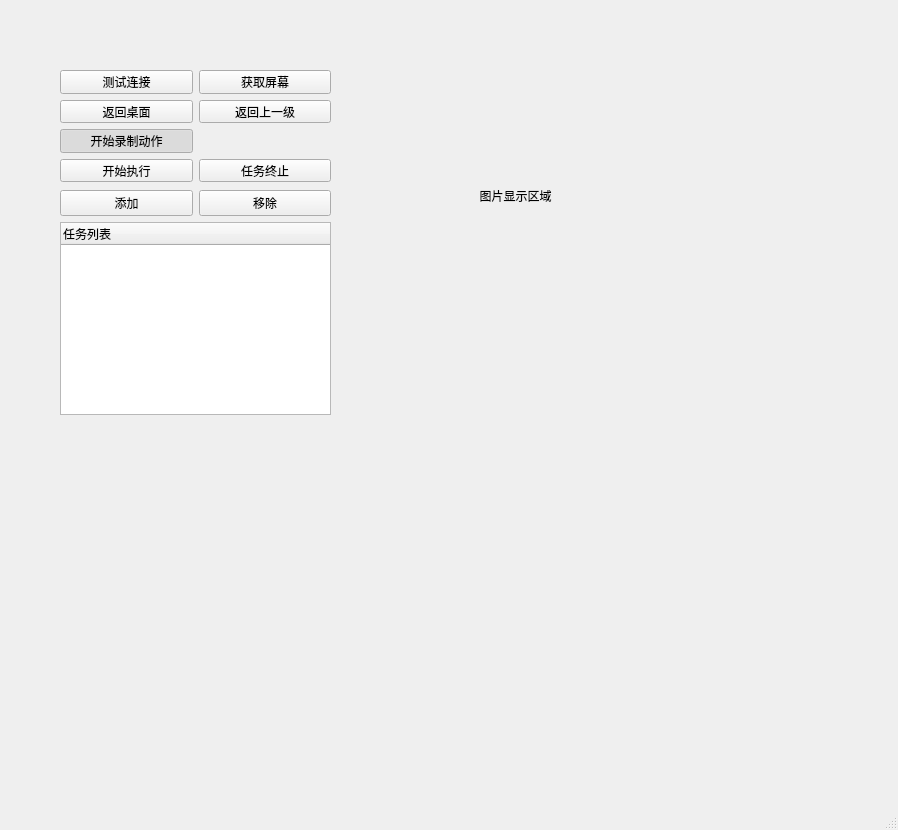
<?xml version="1.0" encoding="UTF-8"?>
<ui version="4.0">
 <class>Form</class>
 <widget class="QMainWindow" name="Form">
  <property name="geometry">
   <rect>
    <x>0</x>
    <y>0</y>
    <width>898</width>
    <height>830</height>
   </rect>
  </property>
  <property name="windowTitle">
   <string>auto_mobile</string>
  </property>
  <widget class="QWidget" name="centralwidget">
   <widget class="ImageLabel" name="screenLabel">
    <property name="geometry">
     <rect>
      <x>420</x>
      <y>10</y>
      <width>191</width>
      <height>371</height>
     </rect>
    </property>
    <property name="text">
     <string>图片显示区域</string>
    </property>
    <property name="alignment">
     <set>Qt::AlignCenter</set>
    </property>
   </widget>
   <widget class="QWidget" name="actionLoadWidget" native="true">
    <property name="geometry">
     <rect>
      <x>50</x>
      <y>180</y>
      <width>291</width>
      <height>251</height>
     </rect>
    </property>
    <widget class="QWidget" name="">
     <property name="geometry">
      <rect>
       <x>10</x>
       <y>10</y>
       <width>271</width>
       <height>225</height>
      </rect>
     </property>
     <layout class="QVBoxLayout" name="verticalLayout">
      <item>
       <layout class="QHBoxLayout" name="horizontalLayout">
        <item>
         <widget class="QPushButton" name="fileAddPushButton">
          <property name="text">
           <string>添加</string>
          </property>
         </widget>
        </item>
        <item>
         <widget class="QPushButton" name="fileRemovePushButton">
          <property name="text">
           <string>移除</string>
          </property>
         </widget>
        </item>
       </layout>
      </item>
      <item>
       <widget class="QTreeWidget" name="taskTreeWidget">
        <column>
         <property name="text">
          <string>任务列表</string>
         </property>
        </column>
        <column>
         <property name="text">
          <string/>
         </property>
        </column>
       </widget>
      </item>
     </layout>
    </widget>
   </widget>
   <widget class="QWidget" name="">
    <property name="geometry">
     <rect>
      <x>60</x>
      <y>70</y>
      <width>271</width>
      <height>112</height>
     </rect>
    </property>
    <layout class="QGridLayout" name="gridLayout">
     <item row="0" column="0">
      <widget class="QPushButton" name="adbTestPushButton">
       <property name="text">
        <string>测试连接</string>
       </property>
      </widget>
     </item>
     <item row="0" column="1">
      <widget class="QPushButton" name="getScreenShotPushButton">
       <property name="text">
        <string>获取屏幕</string>
       </property>
      </widget>
     </item>
     <item row="1" column="0">
      <widget class="QPushButton" name="returnHomePushButton">
       <property name="text">
        <string>返回桌面</string>
       </property>
      </widget>
     </item>
     <item row="1" column="1">
      <widget class="QPushButton" name="returnPushButton">
       <property name="text">
        <string>返回上一级</string>
       </property>
      </widget>
     </item>
     <item row="2" column="0">
      <widget class="QPushButton" name="recordActionPushButton">
       <property name="text">
        <string>开始录制动作</string>
       </property>
       <property name="checkable">
        <bool>true</bool>
       </property>
       <property name="checked">
        <bool>true</bool>
       </property>
      </widget>
     </item>
     <item row="3" column="0">
      <widget class="QPushButton" name="actionStartPushButton">
       <property name="text">
        <string>开始执行</string>
       </property>
      </widget>
     </item>
     <item row="3" column="1">
      <widget class="QPushButton" name="taskStopPushButton">
       <property name="text">
        <string>任务终止</string>
       </property>
      </widget>
     </item>
    </layout>
   </widget>
  </widget>
  <widget class="QMenuBar" name="menubar">
   <property name="geometry">
    <rect>
     <x>0</x>
     <y>0</y>
     <width>898</width>
     <height>23</height>
    </rect>
   </property>
  </widget>
  <widget class="QStatusBar" name="statusbar"/>
 </widget>
 <customwidgets>
  <customwidget>
   <class>ImageLabel</class>
   <extends>QLabel</extends>
   <header location="global">ImageLabel</header>
  </customwidget>
 </customwidgets>
 <resources/>
 <connections/>
</ui>
